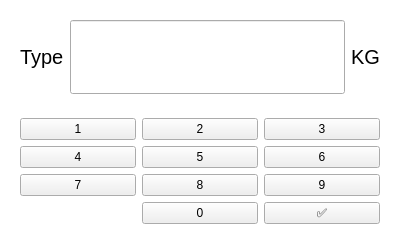
         <widget class="QFrame" name="count_numpad">
          <property name="sizePolicy">
           <sizepolicy hsizetype="Preferred" vsizetype="Preferred">
            <horstretch>1</horstretch>
            <verstretch>3</verstretch>
           </sizepolicy>
          </property>
          <property name="minimumSize">
           <size>
            <width>400</width>
            <height>0</height>
           </size>
          </property>
          <property name="maximumSize">
           <size>
            <width>400</width>
            <height>16777215</height>
           </size>
          </property>
          <property name="focusPolicy">
           <enum>Qt::NoFocus</enum>
          </property>
          <property name="styleSheet">
           <string notr="true">QFrame{
border: 0;
background-color: rgba(0, 0, 0, 0);}</string>
          </property>
          <property name="frameShape">
           <enum>QFrame::StyledPanel</enum>
          </property>
          <property name="frameShadow">
           <enum>QFrame::Raised</enum>
          </property>
          <layout class="QVBoxLayout" name="verticalLayout_10">
           <item>
            <widget class="QFrame" name="frame_18">
             <property name="maximumSize">
              <size>
               <width>16777215</width>
               <height>100</height>
              </size>
             </property>
             <property name="styleSheet">
              <string notr="true">font-family: &quot;Segoe UI Black&quot;;
font-size: 20px;</string>
             </property>
             <property name="frameShape">
              <enum>QFrame::StyledPanel</enum>
             </property>
             <property name="frameShadow">
              <enum>QFrame::Raised</enum>
             </property>
             <layout class="QHBoxLayout" name="horizontalLayout_9">
              <item>
               <widget class="QLabel" name="label_11">
                <property name="styleSheet">
                 <string notr="true"/>
                </property>
                <property name="text">
                 <string>Type</string>
                </property>
               </widget>
              </item>
              <item>
               <widget class="QLineEdit" name="lineEdit_4">
                <property name="styleSheet">
                 <string notr="true">
font-size: 26px;
padding: 20px;</string>
                </property>
                <property name="alignment">
                 <set>Qt::AlignCenter</set>
                </property>
               </widget>
              </item>
              <item>
               <widget class="QLabel" name="type">
                <property name="styleSheet">
                 <string notr="true"/>
                </property>
                <property name="text">
                 <string>KG</string>
                </property>
               </widget>
              </item>
             </layout>
            </widget>
           </item>
           <item>
            <widget class="QFrame" name="frame_17">
             <property name="frameShape">
              <enum>QFrame::StyledPanel</enum>
             </property>
             <property name="frameShadow">
              <enum>QFrame::Raised</enum>
             </property>
             <layout class="QGridLayout" name="gridLayout_3">
              <item row="0" column="0">
               <widget class="QPushButton" name="pushButton_26">
                <property name="sizePolicy">
                 <sizepolicy hsizetype="Minimum" vsizetype="Minimum">
                  <horstretch>0</horstretch>
                  <verstretch>0</verstretch>
                 </sizepolicy>
                </property>
                <property name="text">
                 <string>1</string>
                </property>
               </widget>
              </item>
              <item row="0" column="1">
               <widget class="QPushButton" name="pushButton_24">
                <property name="sizePolicy">
                 <sizepolicy hsizetype="Minimum" vsizetype="Minimum">
                  <horstretch>0</horstretch>
                  <verstretch>0</verstretch>
                 </sizepolicy>
                </property>
                <property name="text">
                 <string>2</string>
                </property>
               </widget>
              </item>
              <item row="0" column="2">
               <widget class="QPushButton" name="pushButton_25">
                <property name="sizePolicy">
                 <sizepolicy hsizetype="Minimum" vsizetype="Minimum">
                  <horstretch>0</horstretch>
                  <verstretch>0</verstretch>
                 </sizepolicy>
                </property>
                <property name="text">
                 <string>3</string>
                </property>
               </widget>
              </item>
              <item row="1" column="0">
               <widget class="QPushButton" name="pushButton_28">
                <property name="sizePolicy">
                 <sizepolicy hsizetype="Minimum" vsizetype="Minimum">
                  <horstretch>0</horstretch>
                  <verstretch>0</verstretch>
                 </sizepolicy>
                </property>
                <property name="text">
                 <string>4</string>
                </property>
               </widget>
              </item>
              <item row="1" column="1">
               <widget class="QPushButton" name="pushButton_27">
                <property name="sizePolicy">
                 <sizepolicy hsizetype="Minimum" vsizetype="Minimum">
                  <horstretch>0</horstretch>
                  <verstretch>0</verstretch>
                 </sizepolicy>
                </property>
                <property name="text">
                 <string>5</string>
                </property>
               </widget>
              </item>
              <item row="1" column="2">
               <widget class="QPushButton" name="pushButton_29">
                <property name="sizePolicy">
                 <sizepolicy hsizetype="Minimum" vsizetype="Minimum">
                  <horstretch>0</horstretch>
                  <verstretch>0</verstretch>
                 </sizepolicy>
                </property>
                <property name="text">
                 <string>6</string>
                </property>
               </widget>
              </item>
              <item row="2" column="0">
               <widget class="QPushButton" name="pushButton_30">
                <property name="sizePolicy">
                 <sizepolicy hsizetype="Minimum" vsizetype="Minimum">
                  <horstretch>0</horstretch>
                  <verstretch>0</verstretch>
                 </sizepolicy>
                </property>
                <property name="text">
                 <string>7</string>
                </property>
               </widget>
              </item>
              <item row="2" column="1">
               <widget class="QPushButton" name="pushButton_31">
                <property name="sizePolicy">
                 <sizepolicy hsizetype="Minimum" vsizetype="Minimum">
                  <horstretch>0</horstretch>
                  <verstretch>0</verstretch>
                 </sizepolicy>
                </property>
                <property name="text">
                 <string>8</string>
                </property>
               </widget>
              </item>
              <item row="2" column="2">
               <widget class="QPushButton" name="pushButton_32">
                <property name="sizePolicy">
                 <sizepolicy hsizetype="Minimum" vsizetype="Minimum">
                  <horstretch>0</horstretch>
                  <verstretch>0</verstretch>
                 </sizepolicy>
                </property>
                <property name="text">
                 <string>9</string>
                </property>
               </widget>
              </item>
              <item row="3" column="1">
               <widget class="QPushButton" name="pushButton_35">
                <property name="sizePolicy">
                 <sizepolicy hsizetype="Minimum" vsizetype="Minimum">
                  <horstretch>0</horstretch>
                  <verstretch>0</verstretch>
                 </sizepolicy>
                </property>
                <property name="text">
                 <string>0</string>
                </property>
               </widget>
              </item>
              <item row="3" column="2">
               <widget class="QPushButton" name="pushButton_34">
                <property name="sizePolicy">
                 <sizepolicy hsizetype="Minimum" vsizetype="Minimum">
                  <horstretch>0</horstretch>
                  <verstretch>0</verstretch>
                 </sizepolicy>
                </property>
                <property name="text">
                 <string>✅</string>
                </property>
               </widget>
              </item>
             </layout>
            </widget>
           </item>
          </layout>
         </widget>
